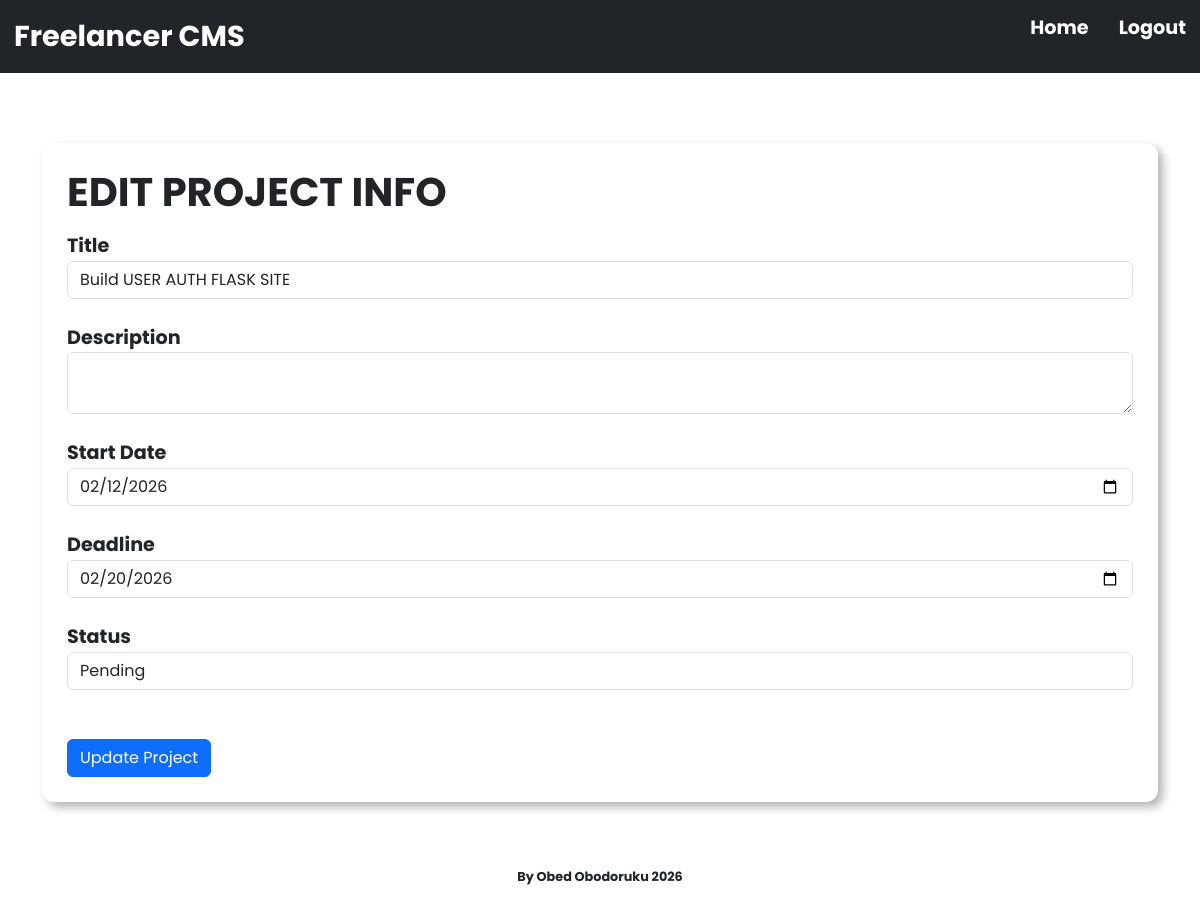
Before: /edit_project/1 (signed in) with the older database file.
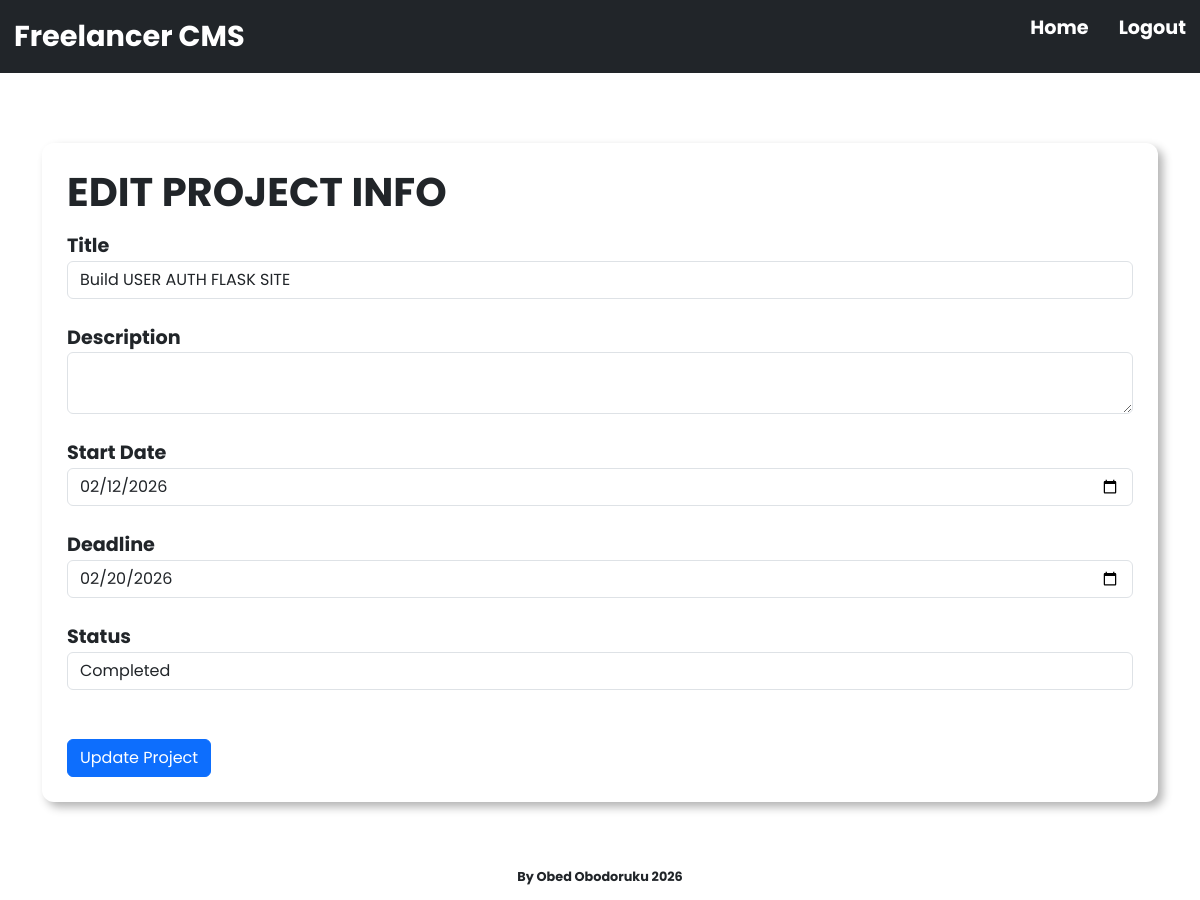
After: the same page with the newer database file.
### app/models.py (models this page shows, shortened)
class Project(db.Model):
    id = db.Column(db.Integer, primary_key=True)
    title = db.Column(db.String(150), nullable=False)
    description = db.Column(db.Text)
    start_date = db.Column(db.Date, nullable=False)
    deadline = db.Column(db.Date)
    status = db.Column(db.String(50), nullable=False, default="pending")
    client_id = db.Column(db.Integer, db.ForeignKey("clients.id"), nullable=False)
    tasks = db.relationship("Task", backref="project", cascade="all, delete-orphan", passive_deletes=True, lazy=True)
    invoice = db.relationship("Invoice", backref="project", uselist=False)

### app/routes.py (the view)
@app.route("/edit_project/<int:project_id>", methods=["GET", "POST"])
@login_required
def edit_project(project_id):
    project = Project.query.get_or_404(project_id)
    form = EditProjectForm()
    if request.method == "POST":
        if form.validate_on_submit():
            project.title = form.title.data
            project.description = form.description.data
            project.start_date = form.start_date.data
            project.deadline = form.deadline.data
            project.status = form.status.data
            db.session.commit()
            flash(f"Project {project.id} has been updated")
            return redirect(url_for("project", project_id=project.id))
    elif request.method == "GET":
        form.title.data = project.title
        form.description.data = project.description
        form.start_date.data = project.start_date
        form.deadline.data = project.deadline
        form.status.data = project.status
    return render_template("edit_project.html", project_id=project_id, form=form, title=f"Edit Project {project.id}")

### app/forms.py
class EditProjectForm(FlaskForm):
    title = StringField("Title", validators=[DataRequired()])
    description = TextAreaField("Description", validators=[Optional()])
    start_date = DateField("Start Date", default=date.today, validators=[DataRequired()], format="%Y-%m-%d")
    deadline = DateField("Deadline", validators=[Optional()], format="%Y-%m-%d")
    status = SelectField("Status", choices=[("pending", "Pending"), ("active", "Active"), ("completed", "Completed")], default="pending", validators=[DataRequired()])
    submit = SubmitField("Update Project")

### app/models.py (called while the page is built)
@login_manager.user_loader
def load_user(user_id):
    return User.query.get(int(user_id))

### app/templates/edit_project.html (shortened to what this page needs)
{% extends "base.html" %}
{% block body %}
    <div>
        <fieldset class="form-fieldset">
        <legend><h1 style="font-weight: bolder;">EDIT PROJECT INFO</h1></legend>
        <form class="register-form" method="POST">
                <div>
                    <span class="form-label">{{ form.title.label }}</span>
                    <div>
                        {{ form.title(class="form-control") }}
                    </div>
                </div>
                <div>
                    <span class="form-label">{{ form.description.label }}</span>
                    <div>
                        {{ form.description(class="form-control") }}
                    </div>
                </div>
                <div>
                    <span class="form-label">{{ form.start_date.label }}</span>
                    <div>
                        {{ form.start_date(class="form-control") }}
                    </div>
                </div>
                <div>
                    <span class="form-label">{{ form.deadline.label }}</span>
                    <div>
                        {{ form.deadline(class="form-control") }}
                    </div>
                </div>
                <div>
                    <span class="form-label">{{ form.status.label }}</span>
                    <div>
                        {{ form.status(class="form-control") }}
                    </div>
                </div>
                <div>
                    {{ form.submit(class="btn btn-primary mt-4") }}
                </div>
            </form>
            </fieldset>
    </div>
{% endblock %}

Changed rows visible on the page:
changed Project "Build USER AUTH FLASK SITE": status "Pending" → "Completed"
